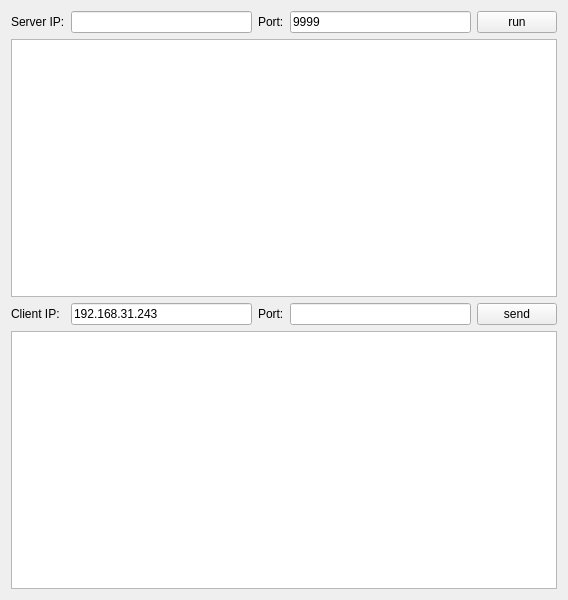
<?xml version="1.0" encoding="UTF-8"?>
<ui version="4.0">
 <class>Widget</class>
 <widget class="QWidget" name="Widget">
  <property name="geometry">
   <rect>
    <x>0</x>
    <y>0</y>
    <width>568</width>
    <height>600</height>
   </rect>
  </property>
  <property name="windowTitle">
   <string>Widget</string>
  </property>
  <layout class="QGridLayout" name="gridLayout">
   <item row="0" column="0">
    <widget class="QLabel" name="label">
     <property name="text">
      <string>Server IP:</string>
     </property>
    </widget>
   </item>
   <item row="0" column="1">
    <widget class="QLineEdit" name="serverIP">
     <property name="text">
      <string/>
     </property>
    </widget>
   </item>
   <item row="0" column="2">
    <widget class="QLabel" name="label_2">
     <property name="text">
      <string>Port:</string>
     </property>
    </widget>
   </item>
   <item row="0" column="3">
    <widget class="QLineEdit" name="serverPort">
     <property name="text">
      <string>9999</string>
     </property>
     <property name="maxLength">
      <number>5</number>
     </property>
    </widget>
   </item>
   <item row="0" column="4">
    <widget class="QPushButton" name="startServerBtn">
     <property name="text">
      <string>run</string>
     </property>
    </widget>
   </item>
   <item row="2" column="0">
    <widget class="QLabel" name="label_3">
     <property name="text">
      <string>Client IP:</string>
     </property>
    </widget>
   </item>
   <item row="2" column="1">
    <widget class="QLineEdit" name="clientIp">
     <property name="text">
      <string>192.168.31.243</string>
     </property>
    </widget>
   </item>
   <item row="2" column="2">
    <widget class="QLabel" name="label_4">
     <property name="text">
      <string>Port:</string>
     </property>
    </widget>
   </item>
   <item row="2" column="3">
    <widget class="QLineEdit" name="clientPort">
     <property name="text">
      <string/>
     </property>
    </widget>
   </item>
   <item row="2" column="4">
    <widget class="QPushButton" name="clientSendBtn">
     <property name="text">
      <string>send</string>
     </property>
    </widget>
   </item>
   <item row="1" column="0" colspan="5">
    <widget class="QTextEdit" name="tips"/>
   </item>
   <item row="3" column="0" colspan="5">
    <widget class="QTextEdit" name="message"/>
   </item>
  </layout>
 </widget>
 <resources/>
 <connections/>
</ui>
